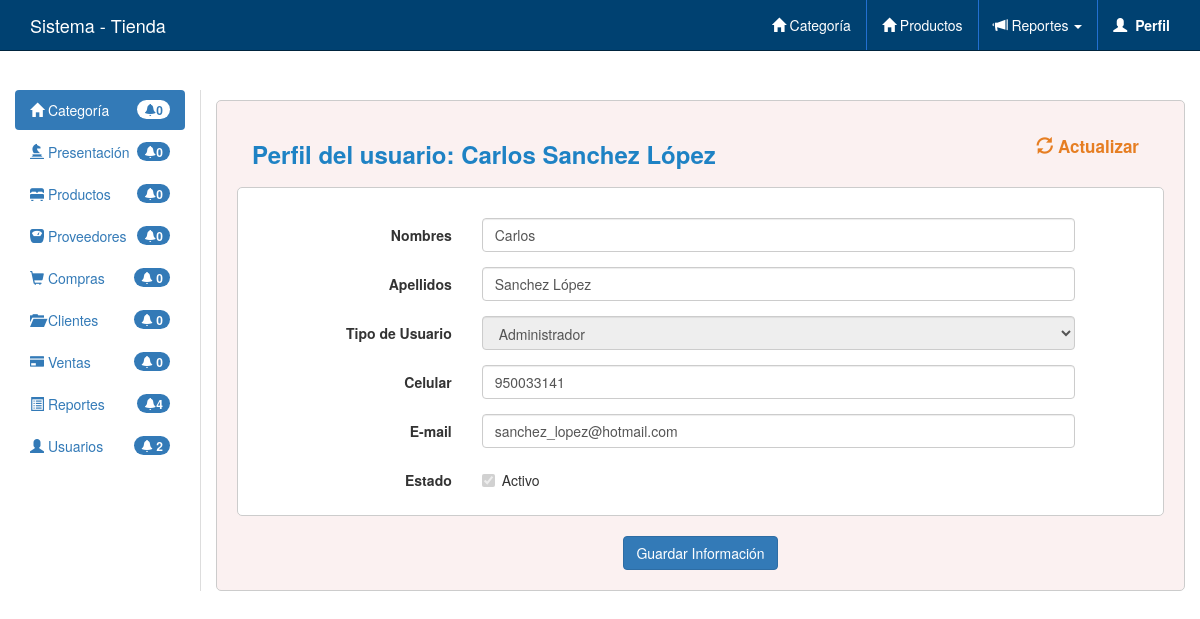
Screenshot of /admin/profile.php (signed in) with the database file from the repository.
### tables this page shows
CREATE TABLE Usuario
(IdU INT AUTO_INCREMENT PRIMARY KEY,
Nombre VARCHAR(50) NOT NULL,
Apellidos VARCHAR(60) NOT NULL,
Celular VARCHAR(12) NOT NULL,
Tipo VARCHAR(13) NOT NULL,
CHECK(Tipo IN('Administrador','Invitado','Trabajador')),
Email VARCHAR(50) NOT NULL,
Contrase VARCHAR(32) NOT NULL,
Estado VARCHAR(8) NOT NULL DEFAULT 'Activo'
);

### admin/clases/clsUsuario.php (called while the page is built, shortened)
<?php
class Usuarios
{
	public function get_usuario_id($id)
	{
		require 'conexion.php';
		$query=mysqli_query($conexion,"SELECT Nombre,Apellidos,Celular,Tipo,Email FROM Usuario WHERE IdU='$id'");
		$fila=mysqli_fetch_array($query);
		return $fila;
	}
}
?>

### admin/profile.php (the view, shortened to what this page needs)
<?php if(isset($_SESSION["Usuario"])):?>
<?php require_once 'clases/clsUsuario.php';
	$objUsu=new Usuarios();
	$fila=$objUsu->get_usuario_id($_SESSION["IdU"]);
?>
<!DOCTYPE html>
<html lang="es">
<head>
	<?php require_once 'inc/header.php'; ?>
</head>
<body>
	<?php require_once 'inc/navbar.php'; ?>
	<div class="container-fluid top-container">
		<div class="row">
			<div class="col-xs-12 col-sm-12 col-md-2 col-lg-2">
				<?php require_once 'inc/menu.php'; ?>
			</div>
			<div class="content">
				<div class="col-xs-12 col-sm-12 col-md-12 col-lg-12">
					<div class="new-count">
						<div class="col-xs-12 col-md-8">
							<h3>Perfil del usuario: <?=$_SESSION["Usuario"]?></h3>
						</div>
						<div class="col-xs-12 col-md-4">
							<a href="profile" class="link-actualizar pull-right">
								<i class="glyphicon glyphicon-refresh"></i> Actualizar
							</a>
						</div>
						<div class="clearfix"></div>
						<form class="form-horizontal" action="" method="POST" name="frmprofile">
							<div class="acceso"><br>
								<div class="form-group">
	                            	<label for="disabledTextInput" class="control-label col-xs-3">Nombres</label>
	                            	<div class="col-xs-8">
	                            		<input type="text" name="nombres" class="form-control" required value="<?=utf8_encode($fila[0])?>">
	                            	</div>
	                            </div>
	                            <div class="form-group">
	                            	<label for="" class="control-label col-xs-3">Apellidos</label>
	                            	<div class="col-xs-8">
	                            		<input type="text" name="apellidos" class="form-control" required
	                            			placeholder="Apellidos" value="<?=$fila[1]?>">
	                            	</div>
	                            </div>
	                            <div class="form-group">
	                            	<label for="" class="control-label col-xs-3">Tipo de Usuario</label>
	                            	<div class="col-xs-8"><?=$item[0]?>
	                            		<select class="form-control" required disabled name="tipo">
	                                        <option value="Administrador" <?php if($fila[3]=="Administrador") echo "Selected";?>>Administrador</option>
	                                    </select>
	                            	</div>
	                            </div>
	                            <div class="form-group">
	                            	<label for="" class="control-label col-xs-3">Celular</label>
	                            	<div class="col-xs-8">
	                            		<input type="text" name="celular" class="form-control" required value="<?=$fila[2]?>">
	                            	</div>
	                            </div>
	                            <div class="form-group">
	                            	<label for="" class="control-label col-xs-3">E-mail</label>
	                            	<div class="col-xs-8">
	                            		<input type="email" name="email" class="form-control" required
	                            			placeholder="E-mail" value="<?=$fila[4]?>">
	                            	</div>
	                            </div>
	                            <div class="form-group">
	                                <label for="" class="control-label col-xs-3">Estado</label>
	                                <div class="col-lg-8">
	                                    <div class="checkbox">
	                                        <label>
	                                            <input type="checkbox" disabled checked> Activo
	                                        </label>
	                                    </div>
									</div>
								</div>
							</div>
							<center>
	                           <button type="submit" class="btn btn-primary btn-center"
	                           		name="btnGuardar">Guardar Información
	                           	</button>
	                        </center>
						</form>
					</div>
				</div>
			</div>
		</div>
	</div>
</body>
</html>
<?php
else:
	header( 'Location: ../' );
endif;
?>

### admin/css/styles.css (style rules this page uses)
.top-container { margin-top: 90px; }
.link-actualizar { margin-top: 13px; margin-right: 10px; font-size: 17px; color: #e67e22; font-weight: bold; }
.content { border-left:1px solid #ddd; overflow: hidden; min-height: 450px; }
.new-count { border: 1px solid #ccc; padding: 20px; background: #fbf1f1; border-radius: 5px; }
.new-count h3 { margin-bottom: 20px; color: #1e82c4; font-weight: bold; }
.acceso { border: 1px solid #ccc; padding: 10px; border-radius: 5px; background: #fff; overflow: hidden; margin-bottom: 20px; }

### rows the page displays
usuario: nombres "Carlos", apellidos "Sanchez López", celular "950033141", email "sanchez_lopez@hotmail.com"

### other values shown
$repor->numcateg() "0"
$repor->numpres() "0"
$repor->numprod() "0"
$repor->numprov() "0"
$repor->numcompras() "0"
$repor->numclientes() "0"
$repor->numventas() "0"
$repor->numusuario() "2"
$_SESSION["Usuario"] "Carlos Sanchez López"
